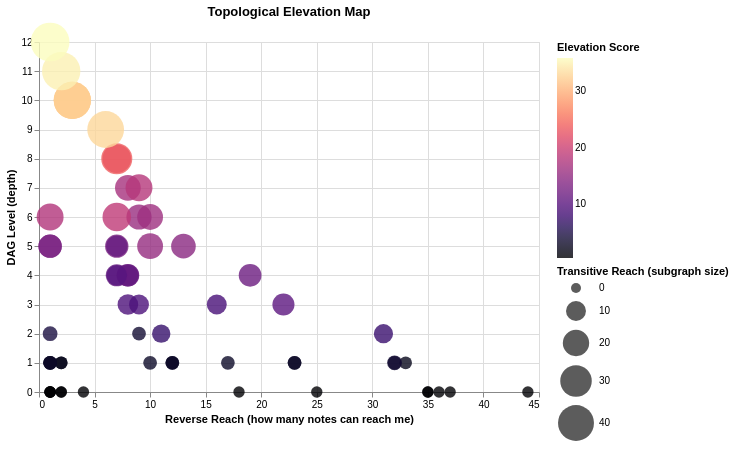

Notebook code for this chart:
### Code cell
// Topological elevation map: scatter plot with level as Y, position as X
// Size = transitive reach (subgraph size), Color = reverse reach (how many depend on me)

const scatterData = nodeData.map((n, i) => ({
  name: n.name,
  level: n.level,
  reach: n.reach,
  reverseReach: n.reverseR,
  inDegree: n.inDeg,
  outDegree: n.outDeg,
  type: n.type,
  // Elevation score: combined metric of how "peak" this node is
  elevation: n.level + n.reach * 0.5 + n.outDeg * 0.3,
}));

const elevationSpec = {
  "$schema": "https://vega.github.io/schema/vega-lite/v5.json",
  "title": "Topological Elevation Map",
  "width": 500,
  "height": 350,
  "data": { "values": scatterData },
  "mark": { "type": "circle", "opacity": 0.8 },
  "encoding": {
    "x": { "field": "reverseReach", "type": "quantitative", "title": "Reverse Reach (how many notes can reach me)" },
    "y": { "field": "level", "type": "quantitative", "title": "DAG Level (depth)" },
    "size": { "field": "reach", "type": "quantitative", "title": "Transitive Reach (subgraph size)", "scale": { "range": [100, 1500] } },
    "color": { "field": "elevation", "type": "quantitative", "scale": { "scheme": "magma" }, "title": "Elevation Score" },
    "tooltip": [
      { "field": "name" },
      { "field": "level" },
      { "field": "reach", "title": "Subgraph Size" },
      { "field": "reverseReach", "title": "Depended On By" },
      { "field": "inDegree" },
      { "field": "outDegree" },
      { "field": "elevation", "format": ".1f" }
    ]
  }
};

await Deno.jupyter.display({ "application/vnd.vegalite.v5+json": elevationSpec }, { raw: true });

### Figure 1 — Vega-Lite specification as saved in the notebook (floating-point values rounded to 4 significant figures)
{"$schema": "https://vega.github.io/schema/vega-lite/v5.json", "data": {"values": [{"elevation": 0.5, "inDegree": 1, "level": 0, "name": "CRM - Contacts", "outDegree": 0, "reach": 1, "reverseReach": 2, "type": "value"}, {"elevation": 0.5, "inDegree": 2, "level": 0, "name": "CRM - Deals", "outDegree": 0, "reach": 1, "reverseReach": 4, "type": "value"}, {"elevation": 2.3, "inDegree": 1, "level": 1, "name": "CRM - Follow-up Engine", "outDegree": 1, "reach": 2, "reverseReach": 2, "type": "code"}, {"elevation": 2.3, "inDegree": 1, "level": 1, "name": "CRM - Pipeline", "outDegree": 1, "reach": 2, "reverseReach": 2, "type": "code"}, {"elevation": 4.6, "inDegree": 0, "level": 2, "name": "CRM - Daily Command Board", "outDegree": 2, "reach": 4, "reverseReach": 1, "type": "code"}, {"elevation": 0.5, "inDegree": 0, "level": 0, "name": "CRM - Workspace README", "outDegree": 0, "reach": 1, "reverseReach": 1, "type": "value"}, {"elevation": 0.5, "inDegree": 20, "level": 0, "name": "REV - Accounts", "outDegree": 0, "reach": 1, "reverseReach": 44, "type": "value"}, {"elevation": 2.3, "inDegree": 0, "level": 1, "name": "REV - Account Tier Weight", "outDegree": 1, "reach": 2, "reverseReach": 1, "type": "code"}, {"elevation": 0.5, "inDegree": 2, "level": 0, "name": "REV - CSM Owners", "outDegree": 0, "reach": 1, "reverseReach": 18, "type": "value"}, {"elevation": 0.5, "inDegree": 3, "level": 0, "name": "REV - Contracts", "outDegree": 0, "reach": 1, "reverseReach": 37, "type": "value"}, {"elevation": 3.1, "inDegree": 1, "level": 1, "name": "REV - Account Contract Links", "outDegree": 2, "reach": 3, "reverseReach": 10, "type": "code"}, {"elevation": 2.3, "inDegree": 1, "level": 1, "name": "REV - Contract Status Filter", "outDegree": 1, "reach": 2, "reverseReach": 12, "type": "code"}, {"elevation": 2.3, "inDegree": 3, "level": 1, "name": "REV - Days To Renewal", "outDegree": 1, "reach": 2, "reverseReach": 33, "type": "code"}, {"elevation": 0.5, "inDegree": 0, "level": 0, "name": "REV - Entity Types", "outDegree": 0, "reach": 1, "reverseReach": 1, "type": "value"}, {"elevation": 0.5, "inDegree": 0, "level": 0, "name": "REV - Hard Reset Log", "outDegree": 0, "reach": 1, "reverseReach": 1, "type": "value"}, {"elevation": 0.5, "inDegree": 2, "level": 0, "name": "REV - Invoices", "outDegree": 0, "reach": 1, "reverseReach": 25, "type": "value"}, {"elevation": 3.1, "inDegree": 0, "level": 1, "name": "REV - Invoice Overdue Amount", "outDegree": 2, "reach": 3, "reverseReach": 1, "type": "code"}, {"elevation": 0.5, "inDegree": 2, "level": 0, "name": "REV - NPS Records", "outDegree": 0, "reach": 1, "reverseReach": 35, "type": "value"}, {"elevation": 3.1, "inDegree": 1, "level": 1, "name": "REV - NPS Freshness", "outDegree": 2, "reach": 3, "reverseReach": 12, "type": "code"}, {"elevation": 3.1, "inDegree": 1, "level": 1, "name": "REV - Overdue Invoice Count", "outDegree": 2, "reach": 3, "reverseReach": 23, "type": "code"}, {"elevation": 3.1, "inDegree": 3, "level": 1, "name": "REV - Owner Join", "outDegree": 2, "reach": 3, "reverseReach": 17, "type": "code"}, {"elevation": 0.5, "inDegree": 0, "level": 0, "name": "REV - Relation Types", "outDegree": 0, "reach": 1, "reverseReach": 1, "type": "value"}, {"elevation": 3.8, "inDegree": 1, "level": 2, "name": "REV - Renewal Window Band", "outDegree": 1, "reach": 3, "reverseReach": 9, "type": "code"}, {"elevation": 0.5, "inDegree": 4, "level": 0, "name": "REV - Tickets", "outDegree": 0, "reach": 1, "reverseReach": 36, "type": "value"}, {"elevation": 2.3, "inDegree": 0, "level": 1, "name": "REV - Account Ticket Links", "outDegree": 1, "reach": 2, "reverseReach": 1, "type": "code"}, {"elevation": 3.1, "inDegree": 1, "level": 1, "name": "REV - High Severity Ticket Count", "outDegree": 2, "reach": 3, "reverseReach": 32, "type": "code"}, {"elevation": 3.1, "inDegree": 1, "level": 1, "name": "REV - Open Ticket Aging Score", "outDegree": 2, "reach": 3, "reverseReach": 23, "type": "code"}, {"elevation": 3.1, "inDegree": 0, "level": 1, "name": "REV - Open Ticket Count", "outDegree": 2, "reach": 3, "reverseReach": 1, "type": "code"}, {"elevation": 0.5, "inDegree": 2, "level": 0, "name": "REV - Usage Snapshots", "outDegree": 0, "reach": 1, "reverseReach": 35, "type": "value"}, {"elevation": 3.9, "inDegree": 4, "level": 1, "name": "REV - Account Health Inputs", "outDegree": 3, "reach": 4, "reverseReach": 32, "type": "code"}, {"elevation": 7.4, "inDegree": 5, "level": 2, "name": "REV - Revenue Risk Score", "outDegree": 3, "reach": 9, "reverseReach": 31, "type": "code"}, {"elevation": 10.4, "inDegree": 4, "level": 3, "name": "REV - Churn Pressure Score", "outDegree": 3, "reach": 13, "reverseReach": 22, "type": "code"}, {"elevation": 11.9, "inDegree": 1, "level": 4, "name": "REV - Executive Risk Brief", "outDegree": 3, "reach": 14, "reverseReach": 8, "type": "code"}, {"elevation": 11.6, "inDegree": 4, "level": 4, "name": "REV - Expansion Readiness Score", "outDegree": 2, "reach": 14, "reverseReach": 19, "type": "code"}, {"elevation": 13.1, "inDegree": 0, "level": 5, "name": "REV - Expansion Delta", "outDegree": 2, "reach": 15, "reverseReach": 1, "type": "code"}, {"elevation": 13.1, "inDegree": 0, "level": 5, "name": "REV - Expansion Pipeline", "outDegree": 2, "reach": 15, "reverseReach": 1, "type": "code"}, {"elevation": 12.8, "inDegree": 1, "level": 5, "name": "REV - Leadership Brief Draft", "outDegree": 1, "reach": 15, "reverseReach": 7, "type": "code"}, {"elevation": 14.4, "inDegree": 2, "level": 5, "name": "REV - Owner Priority Matrix", "outDegree": 3, "reach": 17, "reverseReach": 13, "type": "code"}, {"elevation": 15.6, "inDegree": 1, "level": 6, "name": "REV - Owner Capacity", "outDegree": 2, "reach": 18, "reverseReach": 9, "type": "code"}, {"elevation": 16.8, "inDegree": 2, "level": 7, "name": "REV - Owner Workload Balance", "outDegree": 1, "reach": 19, "reverseReach": 8, "type": "code"}, {"elevation": 8.6, "inDegree": 4, "level": 3, "name": "REV - Renewal Action Queue", "outDegree": 2, "reach": 10, "reverseReach": 16, "type": "code"}, {"elevation": 16.1, "inDegree": 1, "level": 6, "name": "REV - CSM Daily Plan", "outDegree": 2, "reach": 19, "reverseReach": 10, "type": "code"}, {"elevation": 9.8, "inDegree": 2, "level": 4, "name": "REV - Executive Escalation Payload", "outDegree": 1, "reach": 11, "reverseReach": 8, "type": "code"}, {"elevation": 11.3, "inDegree": 1, "level": 5, "name": "REV - Executive Escalation Ack", "outDegree": 1, "reach": 12, "reverseReach": 7, "type": "code"}, {"elevation": 11.1, "inDegree": 1, "level": 4, "name": "REV - Renewal Meeting Payload", "outDegree": 2, "reach": 13, "reverseReach": 7, "type": "code"}, {"elevation": 11.1, "inDegree": 2, "level": 4, "name": "REV - Renewal Outreach Drafts", "outDegree": 2, "reach": 13, "reverseReach": 8, "type": "code"}, {"elevation": 9.1, "inDegree": 1, "level": 3, "name": "REV - Risk Delta", "outDegree": 2, "reach": 11, "reverseReach": 8, "type": "code"}, {"elevation": 18.1, "inDegree": 3, "level": 7, "name": "REV - Task Upsert Payload", "outDegree": 2, "reach": 21, "reverseReach": 9, "type": "code"}, {"elevation": 20.6, "inDegree": 1, "level": 8, "name": "REV - Task Reassign Payload", "outDegree": 2, "reach": 24, "reverseReach": 7, "type": "code"}, {"elevation": 8.9, "inDegree": 2, "level": 3, "name": "REV - Upsell Candidate Queue", "outDegree": 3, "reach": 10, "reverseReach": 9, "type": "code"}, {"elevation": 9.8, "inDegree": 1, "level": 4, "name": "REV - Expansion Brief Payload", "outDegree": 1, "reach": 11, "reverseReach": 7, "type": "code"}, {"elevation": 3.1, "inDegree": 1, "level": 1, "name": "REV - Usage Freshness", "outDegree": 2, "reach": 3, "reverseReach": 12, "type": "code"}, {"elevation": 7.2, "inDegree": 1, "level": 2, "name": "REV - Data Completeness Score", "outDegree": 4, "reach": 8, "reverseReach": 11, "type": "code"}, {"elevation": 15.4, "inDegree": 4, "level": 5, "name": "REV - Action Eligibility", "outDegree": 3, "reach": 19, "reverseReach": 10, "type": "code"}, {"elevation": 18.9, "inDegree": 1, "level": 6, "name": "REV - Outreach Variant Drafts", "outDegree": 3, "reach": 24, "reverseReach": 7, "type": "code"}, {"elevation": 17.7, "inDegree": 0, "level": 6, "name": "REV - Priority Normalizer", "outDegree": 4, "reach": 21, "reverseReach": 1, "type": "code"}, {"elevation": 23.7, "inDegree": 1, "level": 8, "name": "REV - Task Close Payload", "outDegree": 4, "reach": 29, "reverseReach": 7, "type": "code"}, {"elevation": 33, "inDegree": 3, "level": 9, "name": "REV - Action Dispatch Queue", "outDegree": 10, "reach": 42, "reverseReach": 6, "type": "code"}, {"elevation": 32.1, "inDegree": 1, "level": 10, "name": "REV - Dispatch Batch", "outDegree": 2, "reach": 43, "reverseReach": 3, "type": "code"}, {"elevation": 31.8, "inDegree": 1, "level": 10, "name": "REV - Idempotency Key Builder", "outDegree": 1, "reach": 43, "reverseReach": 3, "type": "code"}, {"elevation": 32.4, "inDegree": 1, "level": 10, "name": "REV - Payload Validator", "outDegree": 3, "reach": 43, "reverseReach": 3, "type": "code"}, {"elevation": 34.9, "inDegree": 1, "level": 11, "name": "REV - Dispatch Dry Run", "outDegree": 3, "reach": 46, "reverseReach": 2, "type": "code"}, {"elevation": 35.8, "inDegree": 0, "level": 12, "name": "REV - Dispatch Audit Log", "outDegree": 1, "reach": 47, "reverseReach": 1, "type": "code"}, {"elevation": 0.5, "inDegree": 1, "level": 0, "name": "SHARED - Segment Owner Routing", "outDegree": 0, "reach": 1, "reverseReach": 2, "type": "value"}, {"elevation": 3.1, "inDegree": 0, "level": 1, "name": "CRM - Inbox-to-CRM", "outDegree": 2, "reach": 3, "reverseReach": 1, "type": "code"}, {"elevation": 0.5, "inDegree": 0, "level": 0, "name": "SHARED - Vault Workspace README", "outDegree": 0, "reach": 1, "reverseReach": 1, "type": "value"}]}, "encoding": {"color": {"field": "elevation", "scale": {"scheme": "magma"}, "title": "Elevation Score", "type": "quantitative"}, "size": {"field": "reach", "scale": {"range": [100, 1500]}, "title": "Transitive Reach (subgraph size)", "type": "quantitative"}, "tooltip": [{"field": "name"}, {"field": "level"}, {"field": "reach", "title": "Subgraph Size"}, {"field": "reverseReach", "title": "Depended On By"}, {"field": "inDegree"}, {"field": "outDegree"}, {"field": "elevation", "format": ".1f"}], "x": {"field": "reverseReach", "title": "Reverse Reach (how many notes can reach me)", "type": "quantitative"}, "y": {"field": "level", "title": "DAG Level (depth)", "type": "quantitative"}}, "height": 350, "mark": {"opacity": 0.8, "type": "circle"}, "title": "Topological Elevation Map", "width": 500}
